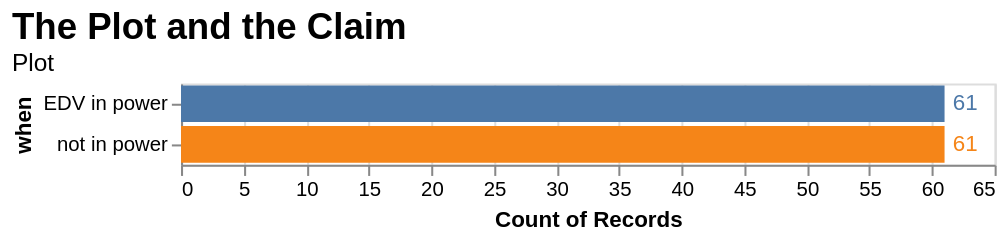

Write notebook code for a chart like this one.
### Markdown cell above
**Question 2.4** 
<br> {points: 3}


Ok and now for the last one! Recreate the count bar plot of wages before and after the ADV party entered into power.

Again here are a few things we will be checking for:

- The correct [theme](https://github.com/vega/vega-themes). Take a look at the different options and make sure you are enabling the correct one. 
- Titles, axes labels, titles and subtitles are correct and formatted correctly.  
- Colour
- Mapping
- Mark
- scales 
- The bars are displayed in the correct order
- No legend is shown for the color channel
- The text is displayed in the correct places in the correct colour. You may need to use some of the parameters such as `align`, `baseline`, `dx` in the [`mark_text()`](https://altair-viz.github.io/altair-viz-v4/gallery/bar_chart_with_labels.html#gallery-bar-chart-with-labels) method

*Hint: In this case, you will need to layer 2 plots, 1 `base_plot` with the counted values, and a `text_plot` with the designated text. These two plots should be combined to make a final plot named `count_plot`.*

### Code cell
alt.themes.enable('default');

chart_title = alt.TitleParams(
    "The Plot and the Claim",
     subtitle = "Plot",
     fontSize=18, fontWeight='bold', anchor='start')

base_plot = alt.Chart(wages_df, title=chart_title).mark_bar().encode(
    alt.X('count()', title='Count of Records'),
    alt.Y('when'),
    alt.Color('when', legend=None),
    alt.Order('when'))

base_plot.encoding.x.scale = alt.Scale(domain=[0, 65])

text_plot = base_plot.mark_text(align='left', dx=4, baseline='middle').encode(text='count()')

# your code here
count_plot = base_plot + text_plot
count_plot

### Figure 1 — Vega-Lite specification as saved in the notebook (floating-point values rounded to 4 significant figures)
{"config": {"view": {"continuousWidth": 400, "continuousHeight": 300}}, "layer": [{"mark": "bar", "encoding": {"color": {"type": "nominal", "field": "when", "legend": null}, "order": {"type": "nominal", "field": "when"}, "x": {"type": "quantitative", "aggregate": "count", "scale": {"domain": [0, 65]}, "title": "Count of Records"}, "y": {"type": "nominal", "field": "when"}}, "title": {"text": "The Plot and the Claim", "anchor": "start", "fontSize": 18, "fontWeight": "bold", "subtitle": "Plot"}}, {"mark": {"type": "text", "align": "left", "baseline": "middle", "dx": 4}, "encoding": {"color": {"type": "nominal", "field": "when", "legend": null}, "order": {"type": "nominal", "field": "when"}, "text": {"type": "quantitative", "aggregate": "count"}, "x": {"type": "quantitative", "aggregate": "count", "scale": {"domain": [0, 65]}, "title": "Count of Records"}, "y": {"type": "nominal", "field": "when"}}, "title": {"text": "The Plot and the Claim", "anchor": "start", "fontSize": 18, "fontWeight": "bold", "subtitle": "Plot"}}], "data": {"name": "data-e76c89c737670c826eee317550be2396"}, "$schema": "https://vega.github.io/schema/vega-lite/v4.8.1.json", "datasets": {"data-e76c89c737670c826eee317550be2396": [{"when": "EDV in power", "wage": 12.11}, {"when": "EDV in power", "wage": 12.87}, {"when": "EDV in power", "wage": 12.53}, {"when": "EDV in power", "wage": 11.65}, {"when": "EDV in power", "wage": 10.47}, {"when": "EDV in power", "wage": 10.7}, {"when": "EDV in power", "wage": 13.24}, {"when": "EDV in power", "wage": 12.58}, {"when": "EDV in power", "wage": 14.1}, {"when": "EDV in power", "wage": 13.59}, {"when": "EDV in power", "wage": 14.04}, {"when": "EDV in power", "wage": 11.78}, {"when": "EDV in power", "wage": 12.98}, {"when": "EDV in power", "wage": 13.91}, {"when": "EDV in power", "wage": 13.57}, {"when": "EDV in power", "wage": 12.22}, {"when": "EDV in power", "wage": 10.69}, {"when": "EDV in power", "wage": 10.94}, {"when": "EDV in power", "wage": 14.87}, {"when": "EDV in power", "wage": 10.88}, {"when": "EDV in power", "wage": 12.27}, {"when": "EDV in power", "wage": 11.05}, {"when": "EDV in power", "wage": 14.46}, {"when": "EDV in power", "wage": 11.32}, {"when": "EDV in power", "wage": 13.09}, {"when": "EDV in power", "wage": 13.98}, {"when": "EDV in power", "wage": 10.44}, {"when": "EDV in power", "wage": 13.58}, {"when": "EDV in power", "wage": 13.87}, {"when": "EDV in power", "wage": 11.83}, {"when": "EDV in power", "wage": 36.64}, {"when": "EDV in power", "wage": 34.65}, {"when": "EDV in power", "wage": 32.83}, {"when": "EDV in power", "wage": 33.66}, {"when": "EDV in power", "wage": 39.99}, {"when": "EDV in power", "wage": 30.31}, {"when": "EDV in power", "wage": 34.66}, {"when": "EDV in power", "wage": 30.15}, {"when": "EDV in power", "wage": 31.42}, {"when": "EDV in power", "wage": 37.01}, {"when": "EDV in power", "wage": 34.44}, {"when": "EDV in power", "wage": 34.46}, {"when": "EDV in power", "wage": 39.32}, {"when": "EDV in power", "wage": 33.04}, {"when": "EDV in power", "wage": 36.32}, {"when": "EDV in power", "wage": 30.28}, {"when": "EDV in power", "wage": 31.87}, {"when": "EDV in power", "wage": 39.37}, {"when": "EDV in power", "wage": 34.39}, {"when": "EDV in power", "wage": 31.25}, {"when": "EDV in power", "wage": 31.78}, {"when": "EDV in power", "wage": 39.88}, {"when": "EDV in power", "wage": 39.63}, {"when": "EDV in power", "wage": 32.48}, {"when": "EDV in power", "wage": 35.77}, {"when": "EDV in power", "wage": 32.31}, {"when": "EDV in power", "wage": 39.79}, {"when": "EDV in power", "wage": 37.34}, {"when": "EDV in power", "wage": 36.31}, {"when": "EDV in power", "wage": 38.52}, {"when": "EDV in power", "wage": 36.38}, {"when": "not in power", "wage": 22.52}, {"when": "not in power", "wage": 18.61}, {"when": "not in power", "wage": 20.42}, {"when": "not in power", "wage": 22.57}, {"when": "not in power", "wage": 24.78}, {"when": "not in power", "wage": 23.13}, {"when": "not in power", "wage": 23.37}, {"when": "not in power", "wage": 20.76}, {"when": "not in power", "wage": 22.34}, {"when": "not in power", "wage": 22.75}, {"when": "not in power", "wage": 18.43}, {"when": "not in power", "wage": 21.9}, {"when": "not in power", "wage": 24.1}, {"when": "not in power", "wage": 18.1}, {"when": "not in power", "wage": 21.9}, {"when": "not in power", "wage": 23.27}, {"when": "not in power", "wage": 15.65}, {"when": "not in power", "wage": 22.74}, {"when": "not in power", "wage": 16.06}, {"when": "not in power", "wage": 16.36}, {"when": "not in power", "wage": 21.22}, {"when": "not in power", "wage": 21.81}, {"when": "not in power", "wage": 19.98}, {"when": "not in power", "wage": 24.1}, {"when": "not in power", "wage": 24.33}, {"when": "not in power", "wage": 21.99}, {"when": "not in power", "wage": 24.56}, {"when": "not in power", "wage": 23.16}, {"when": "not in power", "wage": 18.45}, {"when": "not in power", "wage": 19.69}, {"when": "not in power", "wage": 15.23}, {"when": "not in power", "wage": 15.34}, {"when": "not in power", "wage": 15.35}, {"when": "not in power", "wage": 23.65}, {"when": "not in power", "wage": 22.55}, {"when": "not in power", "wage": 18.61}, {"when": "not in power", "wage": 16.89}, {"when": "not in power", "wage": 16.81}, {"when": "not in power", "wage": 24.42}, {"when": "not in power", "wage": 22.81}, {"when": "not in power", "wage": 20.38}, {"when": "not in power", "wage": 16.14}, {"when": "not in power", "wage": 15.99}, {"when": "not in power", "wage": 20.78}, {"when": "not in power", "wage": 19.32}, {"when": "not in power", "wage": 20.16}, {"when": "not in power", "wage": 19.25}, {"when": "not in power", "wage": 21.04}, {"when": "not in power", "wage": 20.98}, {"when": "not in power", "wage": 21.7}, {"when": "not in power", "wage": 21.78}, {"when": "not in power", "wage": 20.4}, {"when": "not in power", "wage": 23.93}, {"when": "not in power", "wage": 16.79}, {"when": "not in power", "wage": 21.06}, {"when": "not in power", "wage": 17.69}, {"when": "not in power", "wage": 15.36}, {"when": "not in power", "wage": 24.33}, {"when": "not in power", "wage": 15.92}, {"when": "not in power", "wage": 21.93}, {"when": "not in power", "wage": 19.41}]}}
